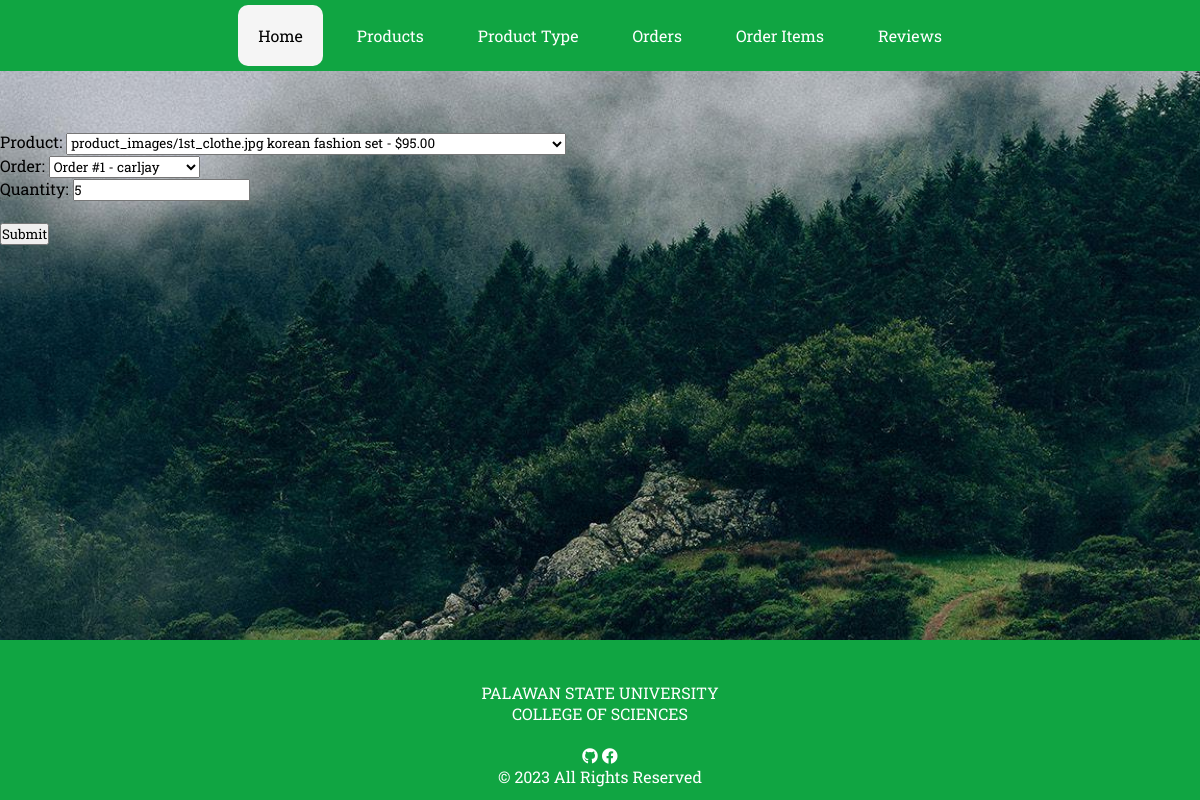
Page /orderitems/1/ on the committed database.
### record/models.py (models this page shows, shortened)
class BaseModel(models.Model):
    created_at = models.DateTimeField(auto_now=True, db_index=True)
    updated_at = models.DateTimeField(auto_now=True)
    class Meta:
        abstract = True

class Product(BaseModel):
    product_id = models.AutoField(primary_key=True)
    name = models.CharField(max_length=255)
    description = models.TextField()
    price = models.DecimalField(max_digits=10, decimal_places=2)
    image = models.ImageField(upload_to='product_images/', blank=True, null=True)
    def __str__(self):
        return f"{self.image} {self.name} - ${self.price}"

class Order(BaseModel):
    order_id = models.AutoField(primary_key=True)
    customer_name = models.CharField(max_length=255)
    email = models.EmailField()
    total_amount = models.DecimalField(max_digits=10, decimal_places=2)
    def __str__(self):
        return f"Order #{self.order_id} - {self.customer_name}"

class OrderItem(BaseModel):
    product = models.ForeignKey(Product, on_delete=models.CASCADE)
    order = models.ForeignKey(Order, on_delete=models.CASCADE)
    quantity = models.PositiveIntegerField()

### record/views.py (the view)
# urls.py: path('orderitems/<int:pk>/', OrderItemUpdateView.as_view(), name='orderitem-update'),
class OrderItemUpdateView(UpdateView):
    model = OrderItem
    form_class = OrderItemForm
    template_name = 'orderItem_edit.html'
    success_url = reverse_lazy('orderItem-list')

### record/forms.py
class OrderItemForm(ModelForm):
    class Meta:
        model = OrderItem
        fields = "__all__"

### record/templates/orderItem_edit.html (shortened to what this page needs)
{% extends 'base.html' %}
    {% load static %}
    {% block content %}
    <form role="form" class="" action="" method="post" novalidate>
        {% include 'includes/form.html' %}
        <br />
        <div class="form-group">
            <div class="col-md-12 col-sm-3">
                <button type='submit' class="btn btn-primary">Submit</button>
            </div>
        </div>
    </form>
{% endblock %}

### record/templates/includes/form.html (shortened to what this page needs)
{% load widget_tweaks %}
{% for field in form %}
<div class="col-md-6">
    <div class="form-group">
    {% if field.field.widget.input_type == 'checkbox' %}
    <div class="form-check form-switch">
        {% render_field field class="form-check-input ms-auto" %}
        <label class="form-check-label text-body ms-3 text-truncate w-250 mb-0"
for="flexSwitchCheckDefault5">{{ field.label_tag }}</label>
    </div>
    {% else %}
        <label for="example-text-input" class="form-control-label">{{ field.label_tag}}</label>
        {% render_field field class="form-control" %}
    {% endif %}
</div>
</div>
{% endfor %}

### record/static/css/style.css (style rules this page uses)
* { margin: 0; padding: 0; font-family: 'Roboto Slab'; }
body { background-image: url('../images/bg.jpg'); background-size: cover; background-position: center; background-attachment: fixed; height: 100%; margin: 0; padding: 0; }

### rows in the picture
Product: product "product_images/1st_clothe.jpg korean fashion set - $95.00"
Order: order "Order #1 - carljay"
OrderItem: quantity "5"

### other values in the picture
{{ field.label_tag }} "Product:" "Order:" "Quantity:"
